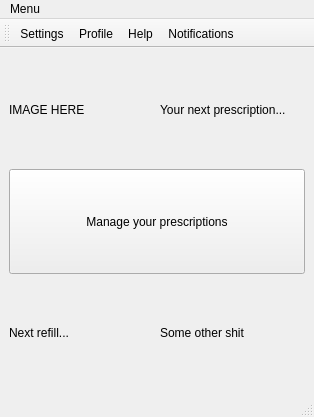
<?xml version="1.0" encoding="UTF-8"?>
<ui version="4.0">
 <class>MainWindow</class>
 <widget class="QMainWindow" name="MainWindow">
  <property name="geometry">
   <rect>
    <x>0</x>
    <y>0</y>
    <width>314</width>
    <height>417</height>
   </rect>
  </property>
  <property name="windowTitle">
   <string>MainWindow</string>
  </property>
  <widget class="QWidget" name="centralwidget">
   <layout class="QVBoxLayout" name="verticalLayout">
    <item>
     <layout class="QHBoxLayout" name="horizontalLayout">
      <item>
       <widget class="QLabel" name="label_2">
        <property name="text">
         <string>IMAGE HERE</string>
        </property>
       </widget>
      </item>
      <item>
       <widget class="QLabel" name="label">
        <property name="text">
         <string>Your next prescription...</string>
        </property>
       </widget>
      </item>
     </layout>
    </item>
    <item>
     <layout class="QHBoxLayout" name="horizontalLayout_2">
      <item>
       <widget class="QPushButton" name="pushButton">
        <property name="sizePolicy">
         <sizepolicy hsizetype="Minimum" vsizetype="Preferred">
          <horstretch>0</horstretch>
          <verstretch>0</verstretch>
         </sizepolicy>
        </property>
        <property name="text">
         <string>Manage your prescriptions</string>
        </property>
       </widget>
      </item>
     </layout>
    </item>
    <item>
     <layout class="QHBoxLayout" name="horizontalLayout_3">
      <item>
       <widget class="QLabel" name="label_3">
        <property name="text">
         <string>Next refill...</string>
        </property>
       </widget>
      </item>
      <item>
       <widget class="QLabel" name="label_4">
        <property name="text">
         <string>Some other shit</string>
        </property>
       </widget>
      </item>
     </layout>
    </item>
   </layout>
  </widget>
  <widget class="QMenuBar" name="menubar">
   <property name="geometry">
    <rect>
     <x>0</x>
     <y>0</y>
     <width>314</width>
     <height>36</height>
    </rect>
   </property>
   <widget class="QMenu" name="mainMenu">
    <property name="title">
     <string>Menu</string>
    </property>
    <addaction name="actionSettings"/>
    <addaction name="actionProfile"/>
    <addaction name="actionHelp"/>
    <addaction name="actionNotifications"/>
   </widget>
   <addaction name="mainMenu"/>
  </widget>
  <widget class="QStatusBar" name="statusbar"/>
  <widget class="QToolBar" name="toolBar">
   <property name="windowTitle">
    <string>toolBar</string>
   </property>
   <attribute name="toolBarArea">
    <enum>TopToolBarArea</enum>
   </attribute>
   <attribute name="toolBarBreak">
    <bool>false</bool>
   </attribute>
   <addaction name="actionSettings"/>
   <addaction name="actionProfile"/>
   <addaction name="actionHelp"/>
   <addaction name="actionNotifications"/>
  </widget>
  <action name="actionSettings">
   <property name="icon">
    <iconset resource="Resource.qrc">
     <normaloff>:/rec/img/download.png</normaloff>:/rec/img/download.png</iconset>
   </property>
   <property name="text">
    <string>Settings</string>
   </property>
   <property name="iconVisibleInMenu">
    <bool>true</bool>
   </property>
   <property name="shortcutVisibleInContextMenu">
    <bool>true</bool>
   </property>
  </action>
  <action name="actionProfile">
   <property name="icon">
    <iconset resource="Resource.qrc">
     <normaloff>:/rec/img/download.jpeg</normaloff>:/rec/img/download.jpeg</iconset>
   </property>
   <property name="text">
    <string>Profile</string>
   </property>
  </action>
  <action name="actionHelp">
   <property name="icon">
    <iconset resource="Resource.qrc">
     <normaloff>:/rec/img/download (1).png</normaloff>:/rec/img/download (1).png</iconset>
   </property>
   <property name="text">
    <string>Help</string>
   </property>
  </action>
  <action name="actionNotifications">
   <property name="icon">
    <iconset resource="Resource.qrc">
     <normaloff>:/rec/img/download (2).png</normaloff>:/rec/img/download (2).png</iconset>
   </property>
   <property name="text">
    <string>Notifications</string>
   </property>
  </action>
 </widget>
 <resources>
  <include location="Resource.qrc"/>
 </resources>
 <connections/>
</ui>
